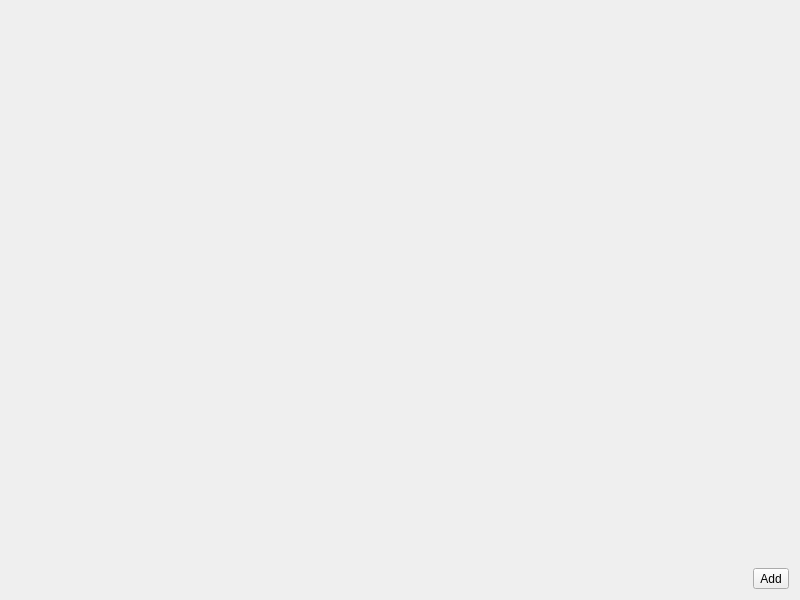
<?xml version="1.0" encoding="UTF-8"?>
<ui version="4.0">
 <class>DeviceWidget</class>
 <widget class="QWidget" name="DeviceWidget">
  <property name="geometry">
   <rect>
    <x>0</x>
    <y>0</y>
    <width>800</width>
    <height>600</height>
   </rect>
  </property>
  <property name="windowTitle">
   <string>Devices</string>
  </property>
  <layout class="QGridLayout" name="gridLayout">
   <item row="1" column="0">
    <spacer name="horizontalSpacer">
     <property name="orientation">
      <enum>Qt::Horizontal</enum>
     </property>
    </spacer>
   </item>
   <item row="1" column="1">
    <widget class="QToolButton" name="addButton">
     <property name="text">
      <string>Add</string>
     </property>
     <property name="icon">
      <iconset theme="list-add">
       <normaloff>.</normaloff>.</iconset>
     </property>
    </widget>
   </item>
   <item row="0" column="0" colspan="2">
    <widget class="QScrollArea" name="scrollArea">
     <property name="frameShape">
      <enum>QFrame::NoFrame</enum>
     </property>
     <property name="widgetResizable">
      <bool>true</bool>
     </property>
     <widget class="QWidget" name="scrollAreaWidgetContents">
      <property name="geometry">
       <rect>
        <x>0</x>
        <y>0</y>
        <width>782</width>
        <height>553</height>
       </rect>
      </property>
      <layout class="QVBoxLayout" name="devicesLayout"/>
     </widget>
    </widget>
   </item>
  </layout>
 </widget>
 <resources/>
 <connections/>
</ui>
